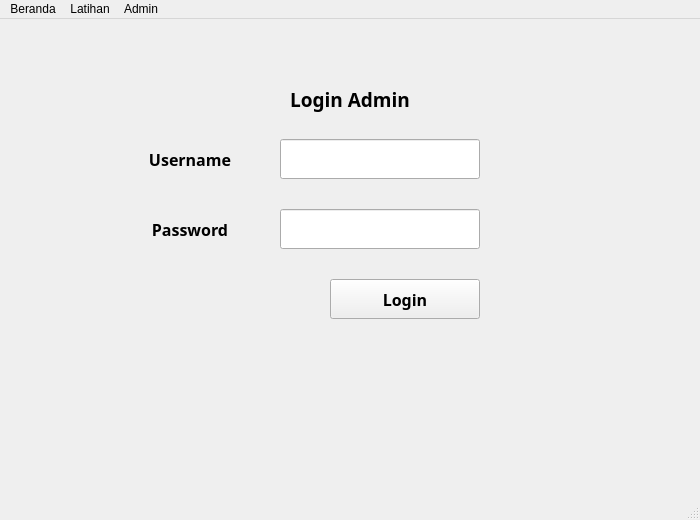
<?xml version="1.0" encoding="UTF-8"?>
<ui version="4.0">
 <class>MainWindow</class>
 <widget class="QMainWindow" name="MainWindow">
  <property name="geometry">
   <rect>
    <x>0</x>
    <y>0</y>
    <width>700</width>
    <height>520</height>
   </rect>
  </property>
  <property name="windowTitle">
   <string>MainWindow</string>
  </property>
  <widget class="QWidget" name="centralwidget">
   <widget class="QLabel" name="Form">
    <property name="geometry">
     <rect>
      <x>275</x>
      <y>60</y>
      <width>150</width>
      <height>40</height>
     </rect>
    </property>
    <property name="font">
     <font>
      <family>News701 BT</family>
      <pointsize>14</pointsize>
      <weight>75</weight>
      <bold>true</bold>
     </font>
    </property>
    <property name="text">
     <string>Login Admin</string>
    </property>
    <property name="alignment">
     <set>Qt::AlignCenter</set>
    </property>
   </widget>
   <widget class="QLabel" name="label">
    <property name="geometry">
     <rect>
      <x>130</x>
      <y>120</y>
      <width>120</width>
      <height>40</height>
     </rect>
    </property>
    <property name="font">
     <font>
      <family>News701 BT</family>
      <pointsize>12</pointsize>
      <weight>75</weight>
      <bold>true</bold>
     </font>
    </property>
    <property name="text">
     <string>Username</string>
    </property>
    <property name="alignment">
     <set>Qt::AlignCenter</set>
    </property>
   </widget>
   <widget class="QLabel" name="label_2">
    <property name="geometry">
     <rect>
      <x>130</x>
      <y>190</y>
      <width>120</width>
      <height>40</height>
     </rect>
    </property>
    <property name="font">
     <font>
      <family>News701 BT</family>
      <pointsize>12</pointsize>
      <weight>75</weight>
      <bold>true</bold>
     </font>
    </property>
    <property name="text">
     <string>Password</string>
    </property>
    <property name="alignment">
     <set>Qt::AlignCenter</set>
    </property>
   </widget>
   <widget class="QLineEdit" name="userLogin">
    <property name="geometry">
     <rect>
      <x>280</x>
      <y>120</y>
      <width>200</width>
      <height>40</height>
     </rect>
    </property>
    <property name="font">
     <font>
      <family>News701 BT</family>
      <pointsize>9</pointsize>
      <weight>75</weight>
      <bold>true</bold>
     </font>
    </property>
   </widget>
   <widget class="QLineEdit" name="passLogin">
    <property name="geometry">
     <rect>
      <x>280</x>
      <y>190</y>
      <width>200</width>
      <height>40</height>
     </rect>
    </property>
    <property name="font">
     <font>
      <family>News701 BT</family>
      <pointsize>9</pointsize>
      <weight>75</weight>
      <bold>true</bold>
     </font>
    </property>
   </widget>
   <widget class="QPushButton" name="btnLogin">
    <property name="geometry">
     <rect>
      <x>330</x>
      <y>260</y>
      <width>150</width>
      <height>40</height>
     </rect>
    </property>
    <property name="font">
     <font>
      <family>News701 BT</family>
      <pointsize>12</pointsize>
      <weight>75</weight>
      <bold>true</bold>
     </font>
    </property>
    <property name="text">
     <string>Login</string>
    </property>
   </widget>
  </widget>
  <widget class="QMenuBar" name="menubar">
   <property name="geometry">
    <rect>
     <x>0</x>
     <y>0</y>
     <width>700</width>
     <height>21</height>
    </rect>
   </property>
   <widget class="QMenu" name="menuBeranda">
    <property name="title">
     <string>Beranda</string>
    </property>
    <addaction name="actionBeranda"/>
   </widget>
   <widget class="QMenu" name="menuLatihan">
    <property name="title">
     <string>Latihan</string>
    </property>
    <addaction name="actionLatihan"/>
   </widget>
   <widget class="QMenu" name="menuAdmin">
    <property name="title">
     <string>Admin</string>
    </property>
    <addaction name="actionLogin"/>
   </widget>
   <addaction name="menuBeranda"/>
   <addaction name="menuLatihan"/>
   <addaction name="menuAdmin"/>
  </widget>
  <widget class="QStatusBar" name="statusbar"/>
  <action name="actionBeranda">
   <property name="text">
    <string>Beranda</string>
   </property>
  </action>
  <action name="actionLatihan">
   <property name="text">
    <string>Latihan</string>
   </property>
  </action>
  <action name="actionLogin">
   <property name="text">
    <string>Login</string>
   </property>
  </action>
  <action name="actionSurat">
   <property name="text">
    <string>Surat</string>
   </property>
  </action>
 </widget>
 <resources/>
 <connections/>
</ui>
